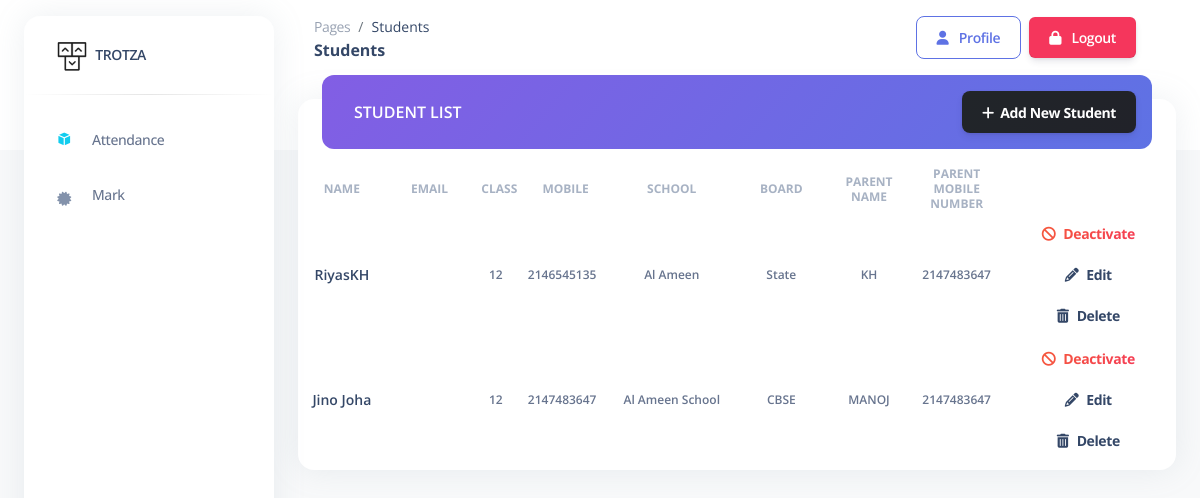
The app's page /admin/pages/student_list.php (signed in), older data.
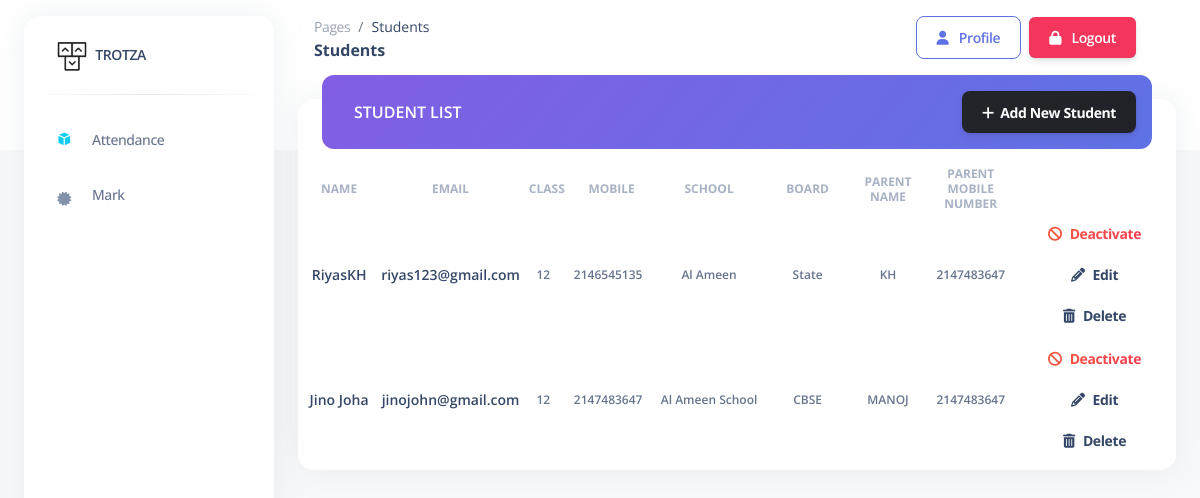
The same page, newer data.
### tables this page shows
CREATE TABLE `student_data` (
  `sid` int(11) NOT NULL,
  `name` varchar(100) NOT NULL,
  `class` varchar(100) NOT NULL,
  `mobile` int(11) NOT NULL,
  `email` varchar(100) NOT NULL,
  `school` varchar(100) NOT NULL,
  `board` varchar(100) NOT NULL,
  `pname` varchar(100) NOT NULL,
  `pmobile` int(11) NOT NULL
);

CREATE TABLE `class` (
  `cid` int(11) NOT NULL,
  `clname` varchar(100) NOT NULL
);

### admin/pages/student_list.php (the view, shortened to what the changed rows need)
<?php
include '../includes/connection.php';
?>
<!DOCTYPE html>
<html lang="en">
<head>
  <link href="../assets/css/nucleo-icons.css" rel="stylesheet" />
  <link href="../assets/css/nucleo-svg.css" rel="stylesheet" />
  <link href="../assets/css/nucleo-svg.css" rel="stylesheet" />
  <link id="pagestyle" href="../assets/css/argon-dashboard.css?v=2.0.4" rel="stylesheet" />
</head>
<body class="g-sidenav-show   bg-gray-100">
  <main class="main-content position-relative border-radius-lg ">
    <div class="container-fluid py-4">
      <div class="row">
        <div class="col-12">
          <div class="card mb-4">
            <div class="card-body px-0 pt-3 pb-2">
              <div class="table-responsive p-0">
                <table class="align-items-center mb-0 w-100 d-block d-md-table text-sm">
                  <thead>
                    <tr>
                      <th class="text-center text-uppercase text-secondary text-xs font-weight-bolder opacity-7"
                        style="width: 10%;">
                        Name</th>
                      <th class="text-center text-uppercase text-secondary text-xs font-weight-bolder opacity-7"
                        style="width: 10%;">
                        Email</th>
                      <th class="text-center text-uppercase text-secondary text-xs font-weight-bolder opacity-7 ps-2"
                        style="width: 5%;">
                        Class</th>
                      <th
                        class="text-center text-uppercase text-secondary text-xs font-weight-bolder opacity-7 ps-2 th-sm"
                        style="width: 10%;">
                        Mobile</th>
                      <th class="text-center text-uppercase text-secondary text-xs font-weight-bolder opacity-7"
                        style="width: 15%;">
                        School</th>
                      <th class="text-center text-uppercase text-secondary text-xs font-weight-bolder opacity-7"
                        style="width: 10%;">
                        Board</th>
                      <th class="text-center text-uppercase text-secondary text-xs font-weight-bolder opacity-7"
                        style="width: 10%;">
                        Parent Name</th>
                      <th class="text-center text-uppercase text-secondary text-xs font-weight-bolder opacity-7"
                        style="width: 10%;">
                        Parent Mobile Number</th>
                      <th class="text-center text-uppercase text-secondary text-xs font-weight-bolder opacity-7"
                        style="width: 20%;">
                      </th>
                    </tr>
                  </thead>
                  <tbody>
                    <?php
                    $query = "SELECT student_data.*, class.clname, login.status
                    FROM student_data
                    INNER JOIN login ON student_data.sid = login.id
                    INNER JOIN class ON student_data.class = class.cid
                    WHERE login.type = 'student' AND login.status != 2";
                    $result = mysqli_query($conn, $query);
                    while ($row = mysqli_fetch_array($result)) {
                      $className = $row["clname"];
                      ?>
                      <tr>
                        <td class="align-middle text-center">
                          <div class="d-flex flex-column ">
                            <h6 class="mb-0 text-sm">
                              <?php echo $row["name"]; ?>
                            </h6>
                          </div>
                        </td>
                        <td class="align-middle text-center">
                          <div class="d-flex flex-column ">
                            <h6 class="mb-0 text-sm">
                              <?php echo $row["email"]; ?>
                            </h6>
                          </div>
                        </td>
                        <td class="align-middle text-center">
                          <p class="text-xs font-weight-bold mb-0">
                            <?php echo $className ?>
                          </p>
                        </td>
                        <td class="align-middle text-center">
                          <p class="text-xs font-weight-bold mb-0">
                            <?php echo $row["mobile"]; ?>
                          </p>
                        </td>
                        <td class="align-middle text-center">
                          <p class="text-xs font-weight-bold mb-0">
                            <?php echo $row["school"]; ?>
                          </p>
                        </td>
                        <td class="align-middle text-center">
                          <p class="text-xs font-weight-bold mb-0">
                            <?php echo $row["board"]; ?>
                          </p>
                        </td>
                        <td class="align-middle text-center">
                          <p class="text-xs font-weight-bold mb-0">
                            <?php echo $row["pname"]; ?>
                          </p>
                        </td>
                        <td class="align-middle text-center">
                          <p class="text-xs font-weight-bold mb-0">
                            <?php echo $row["pmobile"]; ?>
                          </p>
                        </td>
                        <td class="align-middle text-center">
                          <?php
                          if ($row["status"] == 1) {
                            ?>
                            <a class="btn btn-link text-danger text-gradient px-3 mb-0"
                              href="../includes/sdeactivate.php?id=<?php echo $row["sid"]; ?> & d=0">
                              <i class="fas fa-ban me-2"></i>Deactivate
                            </a>
                            <?php
                          }
                          ?>
                          <a class="btn btn-link text-dark px-3 mb-0" type="button" data-toggle="modal"
                            data-target="#edit" onclick="getData(<?php echo $row['sid']; ?>) "><i
                              class="fas fa-pencil-alt text-dark me-2"></i>Edit</a>
                          <a class="btn btn-link text-dark px-3 mb-0"
                            href="../includes/sdeactivate.php?id=<?php echo $row["sid"]; ?> & d=2"><i
                              class="fas fa-trash-alt text-dark me-2"></i>Delete</a>
                        </td>
                      </tr>
                      <?php
                    }
                    ?>
                  </tbody>
                </table>
              </div>
            </div>
          </div>
        </div>
      </div>
    </div>
  </main>
</body>
</html>

Row changes from the older to the newer data that the page shows:
changed student_data "RiyasKH": email (not shown) → "riyas123@gmail.com"
changed student_data "Jino Joha": email (not shown) → "jinojohn@gmail.com"
